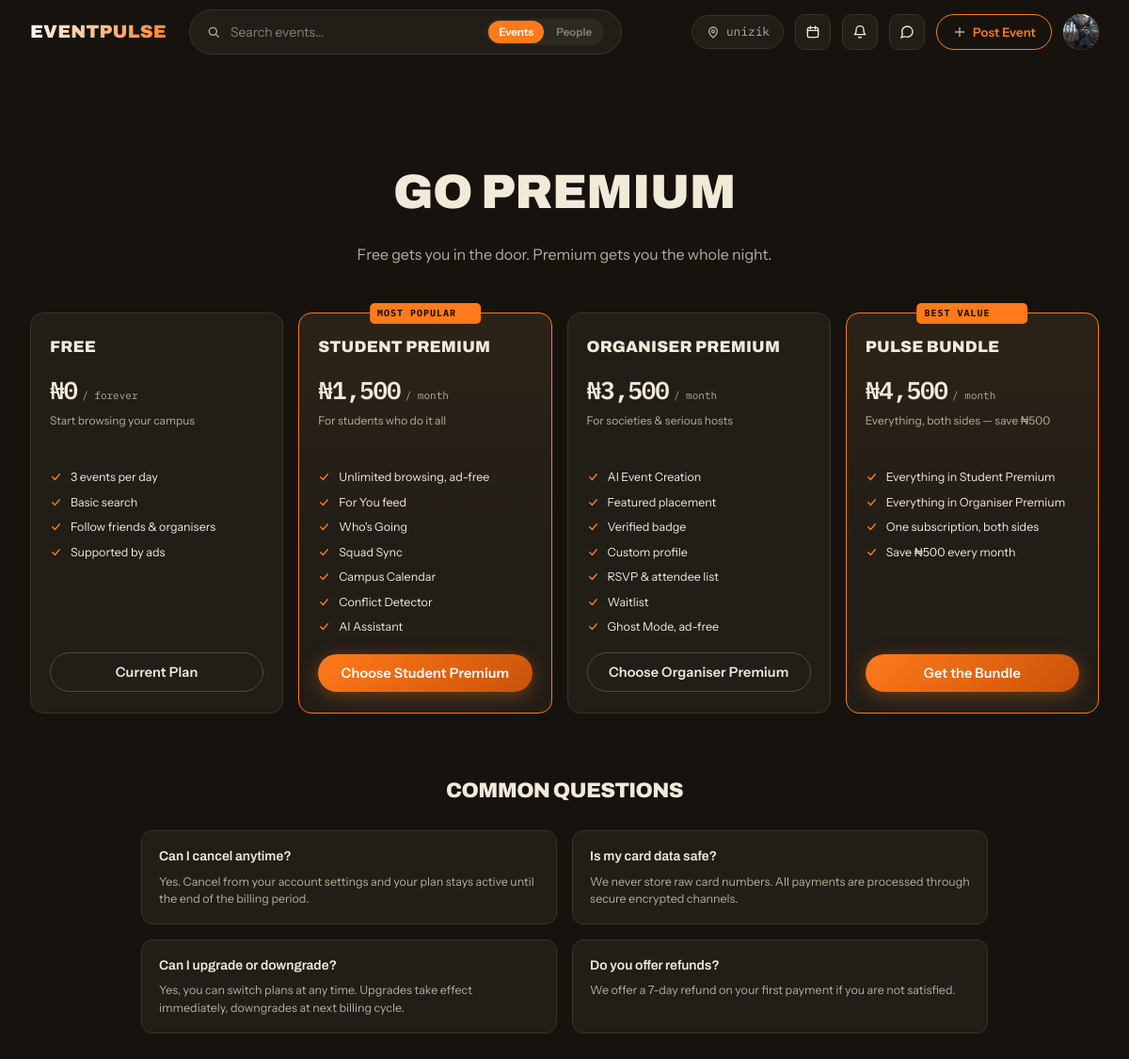
The app's page /payments/pricing/ (signed in) with its own data.
### accounts/models.py (models this page shows, shortened)
class User(AbstractUser):
    class Role(models.TextChoices):
        STUDENT = 'student', 'Student'
        SOCIETY = 'society', 'Society / Club'
        STAFF   = 'staff',   'Staff'
        ADMIN   = 'admin',   'Admin'
    class Plan(models.TextChoices):
        FREE    = 'free',    'Free'
        PREMIUM = 'premium', 'Premium'
    class YearOfStudy(models.TextChoices):
        YEAR_1 = '1',  'Year 1 — Fresher'
        YEAR_2 = '2',  'Year 2'
        YEAR_3 = '3',  'Year 3'
        YEAR_4 = '4',  'Year 4'
        YEAR_5 = '5',  'Year 5'
        PG     = 'pg', 'Postgraduate'
        PHD    = 'phd','PhD'
    email           = models.EmailField(unique=True)
    profile_picture = models.ImageField(upload_to='profiles/', blank=True, null=True)
    bio             = models.TextField(blank=True)
    phone_number    = models.CharField(max_length=20, blank=True)
    university      = models.CharField(max_length=200, blank=True)
    department      = models.CharField(max_length=200, blank=True)
    student_id      = models.CharField(max_length=50,  blank=True)
    year_of_study   = models.CharField(
        max_length=5,
        choices=YearOfStudy.choices,
        blank=True,
    )
    role = models.CharField(
        max_length=20,
        choices=Role.choices,
        default=Role.STUDENT,
    )
    plan = models.CharField(
        max_length=20,
        choices=Plan.choices,
        default=Plan.FREE,
    )
    plan_expiry = models.DateTimeField(blank=True, null=True)
    updated_at = models.DateTimeField(auto_now=True)
    USERNAME_FIELD  = 'email'
    REQUIRED_FIELDS = ['username']
    class Meta:
        verbose_name        = 'User'
        verbose_name_plural = 'Users'
        ordering            = ['-date_joined']

### payments/views.py (the view)
# urls.py: path('pricing/',  views.pricing_view,  name='pricing'),
@login_required(login_url='accounts:login')
def pricing_view(request):
    return render(request, 'payments/pricing.html')

### social/context_processors.py (called while the page is built)
def unread_messages(request):
    if not request.user.is_authenticated:
        return {'unread_messages_count': 0}
    count = (
        Message.objects
        .filter(conversation__participants=request.user, is_read=False)
        .exclude(sender=request.user)
        .count()
    )
    return {'unread_messages_count': count}

### templates/payments/pricing.html (shortened to what this page needs)
{% extends 'base.html' %}
{% load static %}
{% block content %}
<div class="pay-page">
  <div class="pay-header">
    <div class="pay-header__inner" style="text-align:center;">
      <h1 class="pay-header__title">Go Premium</h1>
      <p class="pay-header__sub">Free gets you in the door. Premium gets you the whole night.</p>
    </div>
  </div>
  <div class="pay-plans">
    <div class="pay-plan" id="plan-free" data-plan="free" data-price="0">
      <div class="pay-plan__header">
        <h2 class="pay-plan__name">Free</h2>
        <div class="pay-plan__price">
          <span class="pay-plan__amount">₦0</span>
          <span class="pay-plan__period">/ forever</span>
        </div>
        <p class="pay-plan__tagline">Start browsing your campus</p>
      </div>
      <ul class="pay-plan__features">
        <li class="pay-plan__feat pay-plan__feat--yes">3 events per day</li>
        <li class="pay-plan__feat pay-plan__feat--yes">Basic search</li>
        <li class="pay-plan__feat pay-plan__feat--yes">Follow friends &amp; organisers</li>
        <li class="pay-plan__feat pay-plan__feat--yes">Supported by ads</li>
      </ul>
      <button class="ep-btn ep-btn--outline pay-plan__btn pay-select-btn" data-plan="free">Current Plan</button>
    </div>
    <div class="pay-plan pay-plan--popular" id="plan-student" data-plan="student" data-price="1500">
      <div class="pay-plan__popular-badge">Most Popular</div>
      <div class="pay-plan__header">
        <h2 class="pay-plan__name">Student Premium</h2>
        <div class="pay-plan__price">
          <span class="pay-plan__amount">₦1,500</span>
          <span class="pay-plan__period">/ month</span>
        </div>
        <p class="pay-plan__tagline">For students who do it all</p>
      </div>
      <ul class="pay-plan__features">
        <li class="pay-plan__feat pay-plan__feat--yes">Unlimited browsing, ad-free</li>
        <li class="pay-plan__feat pay-plan__feat--yes">For You feed</li>
        <li class="pay-plan__feat pay-plan__feat--yes">Who's Going</li>
        <li class="pay-plan__feat pay-plan__feat--yes">Squad Sync</li>
        <li class="pay-plan__feat pay-plan__feat--yes">Campus Calendar</li>
        <li class="pay-plan__feat pay-plan__feat--yes">Conflict Detector</li>
        <li class="pay-plan__feat pay-plan__feat--yes">AI Assistant</li>
      </ul>
      <button class="ep-btn ep-btn--primary pay-plan__btn pay-select-btn" data-plan="student">Choose Student Premium</button>
    </div>
    <div class="pay-plan" id="plan-organiser" data-plan="organiser" data-price="3500">
      <div class="pay-plan__header">
        <h2 class="pay-plan__name">Organiser Premium</h2>
        <div class="pay-plan__price">
          <span class="pay-plan__amount">₦3,500</span>
          <span class="pay-plan__period">/ month</span>
        </div>
        <p class="pay-plan__tagline">For societies &amp; serious hosts</p>
      </div>
      <ul class="pay-plan__features">
        <li class="pay-plan__feat pay-plan__feat--yes">AI Event Creation</li>
        <li class="pay-plan__feat pay-plan__feat--yes">Featured placement</li>
        <li class="pay-plan__feat pay-plan__feat--yes">Verified badge</li>
        <li class="pay-plan__feat pay-plan__feat--yes">Custom profile</li>
        <li class="pay-plan__feat pay-plan__feat--yes">RSVP &amp; attendee list</li>
        <li class="pay-plan__feat pay-plan__feat--yes">Waitlist</li>
        <li class="pay-plan__feat pay-plan__feat--yes">Ghost Mode, ad-free</li>
      </ul>
      <button class="ep-btn ep-btn--outline pay-plan__btn pay-select-btn" data-plan="organiser">Choose Organiser Premium</button>
    </div>
    <div class="pay-plan pay-plan--bundle" id="plan-bundle" data-plan="bundle" data-price="4500">
      <div class="pay-plan__popular-badge">Best Value</div>
      <div class="pay-plan__header">
        <h2 class="pay-plan__name">Pulse Bundle</h2>
        <div class="pay-plan__price">
          <span class="pay-plan__amount">₦4,500</span>
          <span class="pay-plan__period">/ month</span>
        </div>
        <p class="pay-plan__tagline">Everything, both sides — save ₦500</p>
      </div>
      <ul class="pay-plan__features">
        <li class="pay-plan__feat pay-plan__feat--yes">Everything in Student Premium</li>
        <li class="pay-plan__feat pay-plan__feat--yes">Everything in Organiser Premium</li>
        <li class="pay-plan__feat pay-plan__feat--yes">One subscription, both sides</li>
        <li class="pay-plan__feat pay-plan__feat--yes">Save ₦500 every month</li>
      </ul>
      <button class="ep-btn ep-btn--primary pay-plan__btn pay-select-btn" data-plan="bundle">Get the Bundle</button>
    </div>
  </div>
  <div class="pay-faq">
    <div class="pay-faq__inner">
      <h2 class="pay-faq__title">Common Questions</h2>
      <div class="pay-faq__grid">
        <div class="pay-faq__item"><h3>Can I cancel anytime?</h3><p>Yes. Cancel from your account settings and your plan stays active until the end of the billing period.</p></div>
        <div class="pay-faq__item"><h3>Is my card data safe?</h3><p>We never store raw card numbers. All payments are processed through secure encrypted channels.</p></div>
        <div class="pay-faq__item"><h3>Can I upgrade or downgrade?</h3><p>Yes, you can switch plans at any time. Upgrades take effect immediately, downgrades at next billing cycle.</p></div>
        <div class="pay-faq__item"><h3>Do you offer refunds?</h3><p>We offer a 7-day refund on your first payment if you are not satisfied.</p></div>
      </div>
    </div>
  </div>
</div>
{% endblock %}

### templates/base.html (shortened to what this page needs)
<!DOCTYPE html>
<html lang="en">
<head>
  {% load static %}
  <link rel="stylesheet" href="{% static 'css/main.css' %}?v=20" />
</head>
<body>
{% block navbar %}
<nav class="ep-nav" id="epNav">
  <div class="ep-nav__inner">
    <a href="{% if user.is_authenticated %}{% url 'events:home' %}{% else %}{% url 'events:landing' %}{% endif %}" class="ep-nav__logo">
      <span>EVENT<b>PULSE</b></span>
    </a>
    <form class="ep-nav__search-form" id="navSearchForm" method="get"
          action="{% url 'events:home' %}"
          data-events-url="{% url 'events:home' %}"
          data-people-url="{% url 'accounts:search_people' %}">
      <div class="ep-nav__search">
        <span class="ep-icon ep-icon--search"></span>
        <input type="text" name="q" id="navSearchInput"
               placeholder="Search events…"
               value="{{ request.GET.q|default:'' }}" autocomplete="off" />
        <div class="ep-search-scope" role="tablist" aria-label="Search scope">
          <button type="button" class="ep-search-scope__btn is-active" data-scope="events">Events</button>
          <button type="button" class="ep-search-scope__btn" data-scope="people">People</button>
        </div>
      </div>
    </form>
    <div class="ep-nav__actions">
      <span class="ep-nav__location">
        <span class="ep-icon ep-icon--pin"></span>
        {% if user.is_authenticated and user.university %}{{ user.university|truncatechars:16 }}{% else %}Campus{% endif %}
      </span>
      {% if user.is_authenticated %}
        <a href="{% url 'events:calendar' %}" class="ep-nav__iconbtn" title="Campus calendar">
          <span class="ep-icon ep-icon--calendar"></span>
        </a>
        <a href="{% url 'social:notifications' %}" class="ep-nav__iconbtn" title="Notifications" id="notifBell">
          <span class="ep-icon ep-icon--bell"></span>
        </a>
        <a href="{% url 'social:inbox' %}" class="ep-nav__iconbtn" title="Messages">
          <span class="ep-icon ep-icon--chat"></span>
        </a>
        <a href="{% url 'events:create' %}" class="ep-btn ep-btn--create ep-btn--sm">
          <span class="ep-icon ep-icon--plus"></span>
          Post Event
        </a>
        <div class="ep-nav__user-menu" id="userMenu">
          <div class="ep-nav__avatar" id="avatarBtn">
            {% if user.profile_picture %}
              <img src="{{ user.profile_picture.url }}" alt="{{ user.username }}">
            {% else %}
              {{ user.username|first|upper }}
            {% endif %}
          </div>
        </div>
      {% else %}
        <a href="{% url 'accounts:login' %}"    class="ep-btn ep-btn--outline ep-btn--sm">Sign In</a>
        <a href="{% url 'accounts:register' %}" class="ep-btn ep-btn--primary ep-btn--sm">Register</a>
      {% endif %}
    </div>
  </div>
</nav>
{% endblock %}
{% block content %}{% endblock %}
{% load static %}
</body>
</html>

### records on screen
User: university "unizik", profile_picture (picture)
